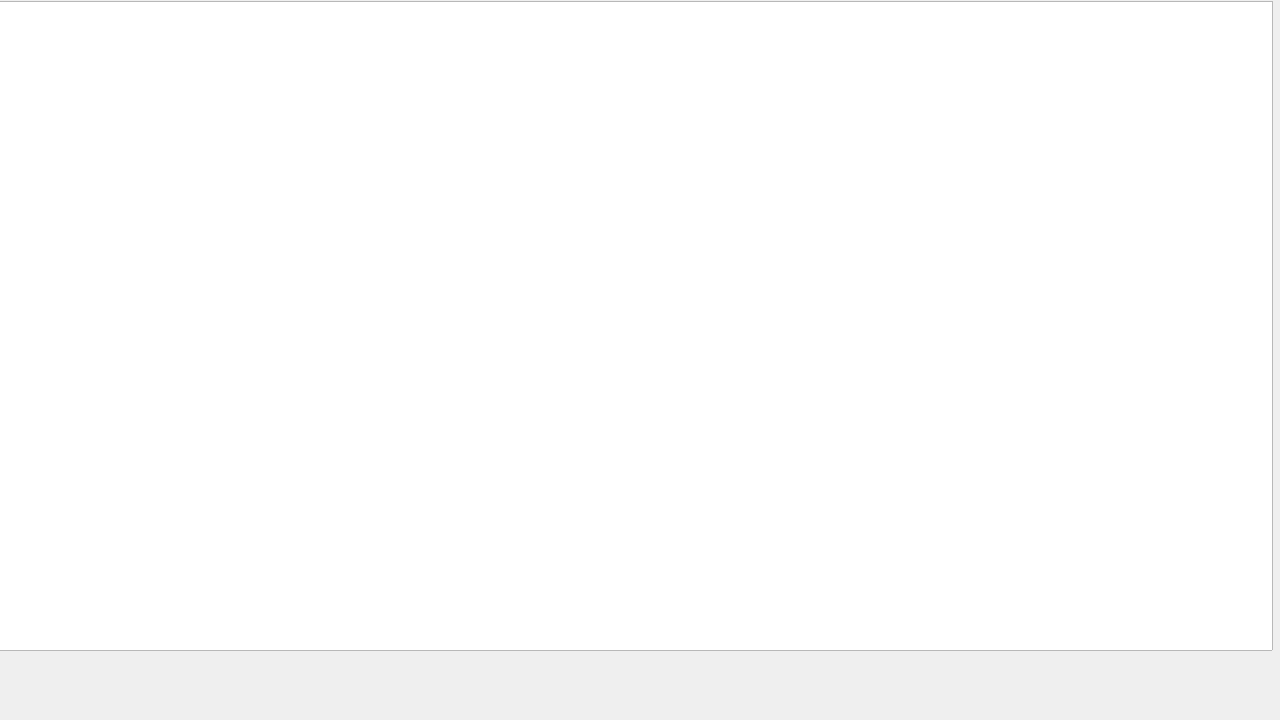
<?xml version="1.0" encoding="UTF-8"?>
<ui version="4.0">
 <class>Form</class>
 <widget class="QWidget" name="Form">
  <property name="geometry">
   <rect>
    <x>0</x>
    <y>0</y>
    <width>1280</width>
    <height>720</height>
   </rect>
  </property>
  <property name="sizePolicy">
   <sizepolicy hsizetype="Expanding" vsizetype="Expanding">
    <horstretch>0</horstretch>
    <verstretch>0</verstretch>
   </sizepolicy>
  </property>
  <property name="windowTitle">
   <string>Form</string>
  </property>
  <widget class="QGraphicsView" name="graphicsView">
   <property name="geometry">
    <rect>
     <x>-5</x>
     <y>1</y>
     <width>1278</width>
     <height>650</height>
    </rect>
   </property>
   <property name="minimumSize">
    <size>
     <width>521</width>
     <height>261</height>
    </size>
   </property>
   <property name="sizeAdjustPolicy">
    <enum>QAbstractScrollArea::AdjustToContents</enum>
   </property>
   <property name="resizeAnchor">
    <enum>QGraphicsView::AnchorViewCenter</enum>
   </property>
  </widget>
 </widget>
 <resources/>
 <connections/>
</ui>
